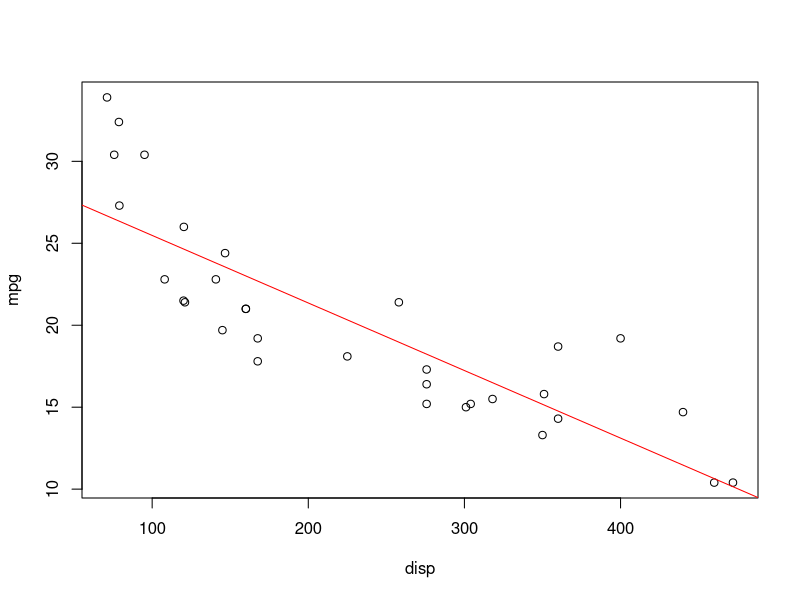
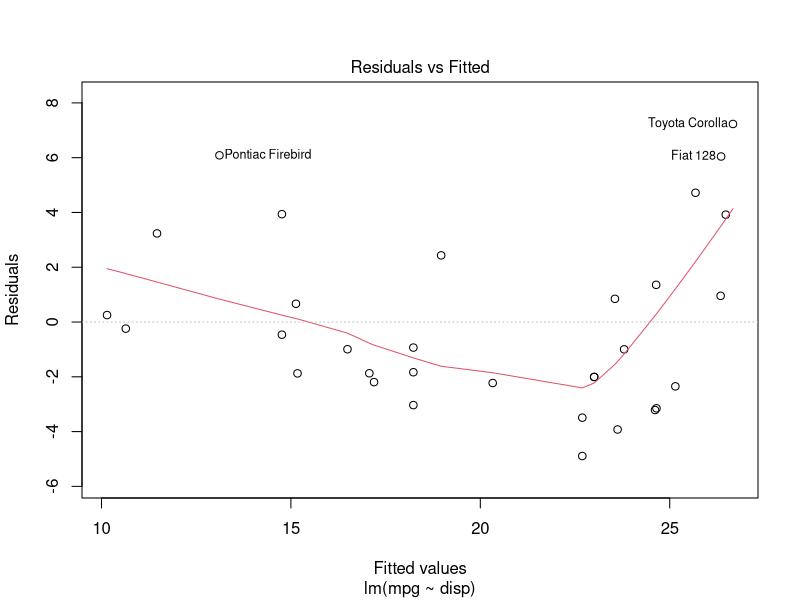
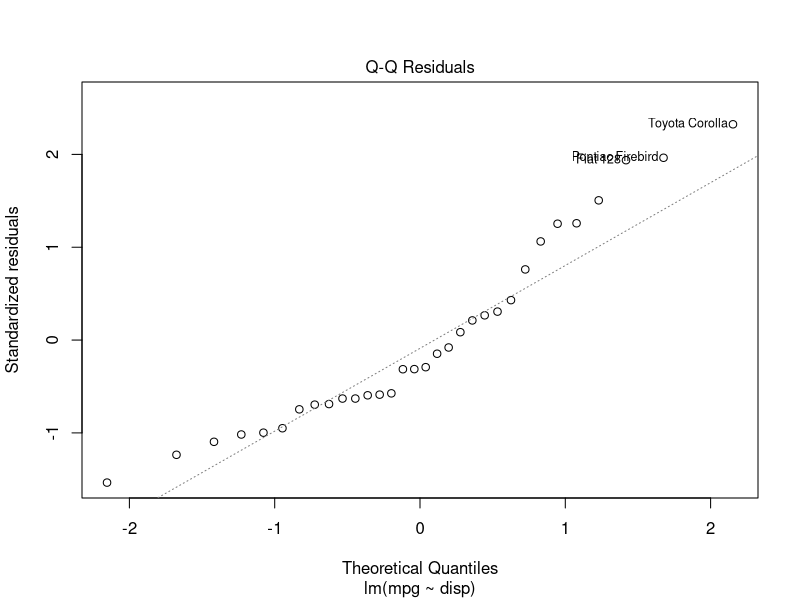
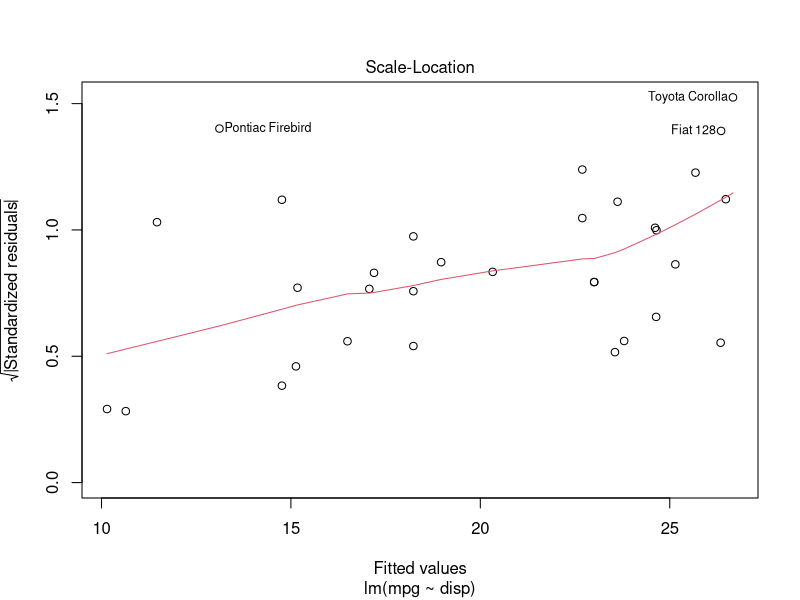
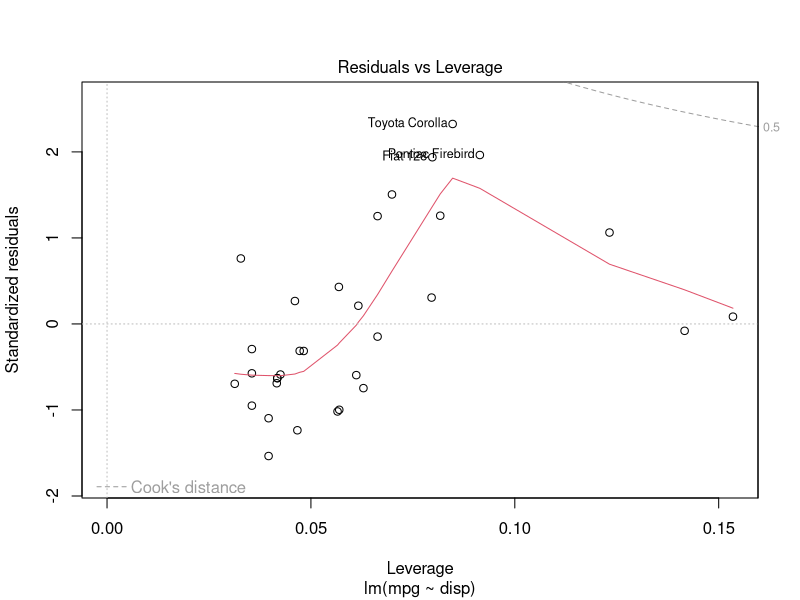

Reproduce these figures in R, in order. (Note: this script raises an error after producing the figures.)
## ---- chunk 1
knitr::opts_chunk$set(echo = TRUE)
## ---- chunk 2
myData<-mtcars
View(myData)
structure(myData)

model<-lm(mpg~disp,myData)

#Plot with relationship
plot(myData$disp,myData$mpg, xlab="disp",ylab="mpg")
abline(model,col="red")

#Plot with residuals and fitted values
plot(model)
hist(model)

## ---- chunk 3
plot(pressure)
